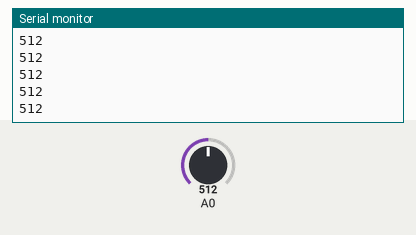
Recording of a sketch running on a simulated Arduino Uno, built with avr-gcc and run on an emulated ATmega328P. Shown: the last lines printed to the serial monitor. The inputs (shaded band) are chosen by the test bench; at power-on: A0 = 512.

Above: at 1.2 s.
1.3 s: A0 set to 716
At 2.4 s:
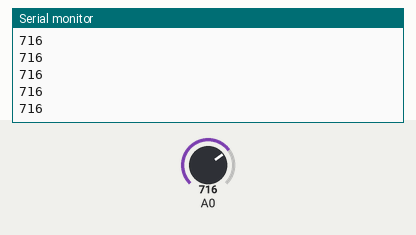
2.8 s: A0 set to 900
At 3.4 s:
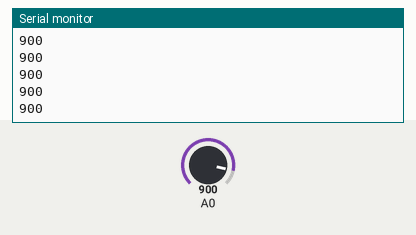
Timing chart, 0 to 5.8 s (numbered marks = the images above; inputs shaded):
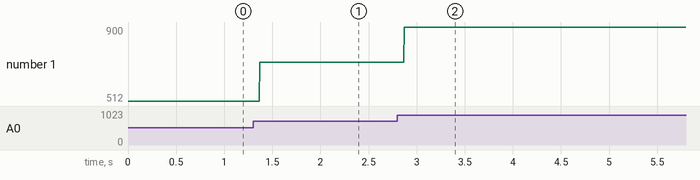

The sketch:

GraphSignalReading.ino
```cpp
void setup() {
  Serial.begin(9600);

}

void loop() {
  int analogOutput0 = analogRead(A0);
  Serial.println(analogOutput0);

}
```

Measured:
- after the input at 1.3 s, the serial monitor: prints a new line after 0.07 s (image 1)
- after the input at 2.8 s, the serial monitor: prints a new line after 0.07 s (image 2)
- plotted number 1: 512 → 716 after the input at 1.3 s, 716 → 900 after the input at 2.8 s
